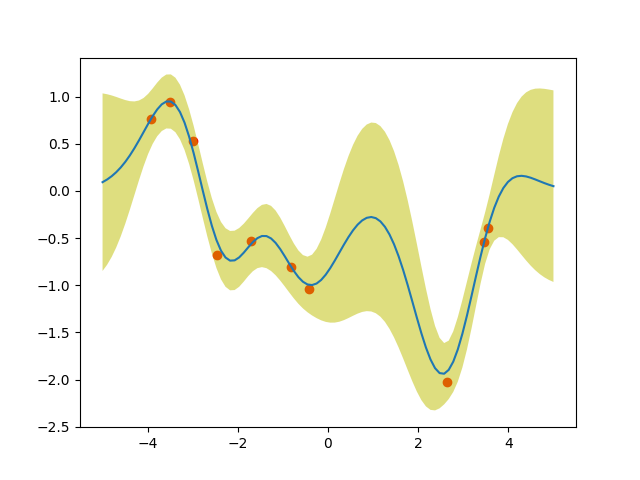

Python code for this plot:
import numpy as np
import matplotlib.pyplot as plt

from sampling import sample, gauss_kernel, gauss_kernel_with_error


def get_train_data(size=10, start=-5, stop=5):
    xs, ys = sample(gauss_kernel, start=start, stop=stop, n=size,
                    num_sample=1, random_x=True)
    return xs, ys[0]


# 予測分布はガウス分布になるので、その平均と分散を返す
def predict_distribution(xs, train_xs, train_ys,
                         theta1=1.0, theta2=1.0, theta3=0.05):
    k_ = gauss_kernel(train_xs, xs)
    k__ = gauss_kernel_with_error(xs, xs,
                                  theta1=theta1, theta2=theta2, theta3=theta3)
    K = gauss_kernel_with_error(train_xs, train_xs,
                                theta1=theta1, theta2=theta2, theta3=theta3)
    K_inv = np.linalg.inv(K)
    means = k_.T.dot(K_inv.dot(train_ys))
    vars = k__ - k_.T.dot(K_inv).dot(k_)
    return means, vars


if __name__ == '__main__':
    start = -5
    stop = 5
    train_xs, train_ys = get_train_data(start=start, stop=stop)
    xs = np.linspace(start, stop, 100)
    means, vars = predict_distribution(xs, train_xs, train_ys,
                                       theta1=1.0, theta2=1.0)
    # 分散は対角成分のみを取り出して表示する
    vars = np.diag(vars)
    std = np.sqrt(vars)
    upper = means + std
    lower = means - std
    plt.scatter(train_xs, train_ys, c='r')
    plt.plot(xs, means)
    plt.fill_between(xs, upper, lower, facecolor='y', alpha=0.5)
    plt.show()
